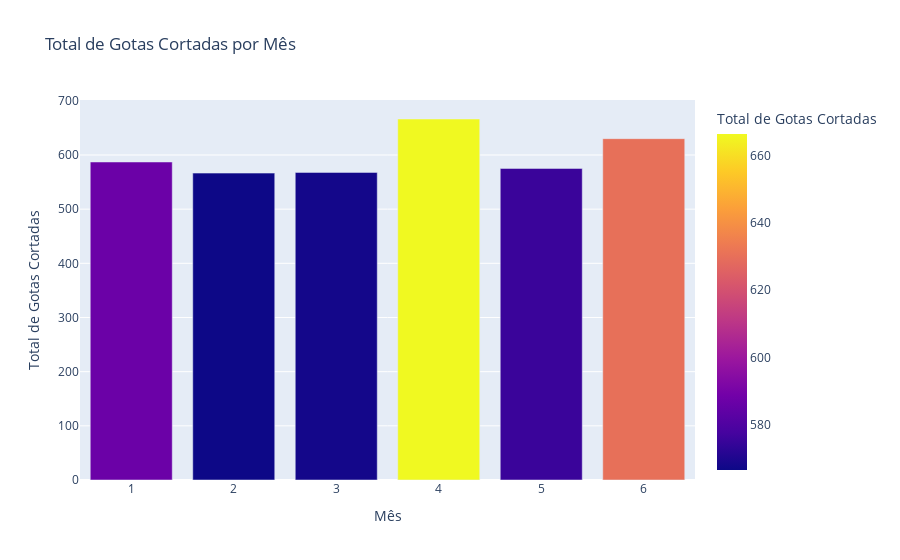

Notebook cell for this chart:
### Code cell
fig = px.bar(total_mensal_gotas, 
             x=total_mensal_gotas.index, 
             y='Gotas cortadas (toneladas)', 
             title='Total de Gotas Cortadas por Mês', 
             labels={'Mês': 'Mês', 'Gotas cortadas (toneladas)': 'Total de Gotas Cortadas'},
             color='Gotas cortadas (toneladas)')

fig.show()

### Figure 1 — Plotly figure (JSON) as saved in the notebook; plotly's stock layout.template omitted (floating-point values rounded to 4 significant figures)
{"data": [{"alignmentgroup": "True", "hovertemplate": "Mês=%{x}<br>Total de Gotas Cortadas=%{marker.color}<extra></extra>", "legendgroup": "", "marker": {"color": [666.4, 630.1, 587.1, 575.2, 567.8, 566.5], "coloraxis": "coloraxis", "pattern": {"shape": ""}}, "name": "", "offsetgroup": "", "orientation": "v", "showlegend": false, "textposition": "auto", "type": "bar", "x": [4, 6, 1, 5, 3, 2], "xaxis": "x", "y": [666.4, 630.1, 587.1, 575.2, 567.8, 566.5], "yaxis": "y"}], "layout": {"barmode": "relative", "coloraxis": {"colorbar": {"title": {"text": "Total de Gotas Cortadas"}}, "colorscale": [[0, "#0d0887"], [0.1111, "#46039f"], [0.2222, "#7201a8"], [0.3333, "#9c179e"], [0.4444, "#bd3786"], [0.5556, "#d8576b"], [0.6667, "#ed7953"], [0.7778, "#fb9f3a"], [0.8889, "#fdca26"], [1, "#f0f921"]]}, "legend": {"tracegroupgap": 0}, "title": {"text": "Total de Gotas Cortadas por Mês"}, "xaxis": {"anchor": "y", "domain": [0, 1], "title": {"text": "Mês"}}, "yaxis": {"anchor": "x", "domain": [0, 1], "title": {"text": "Total de Gotas Cortadas"}}}}
